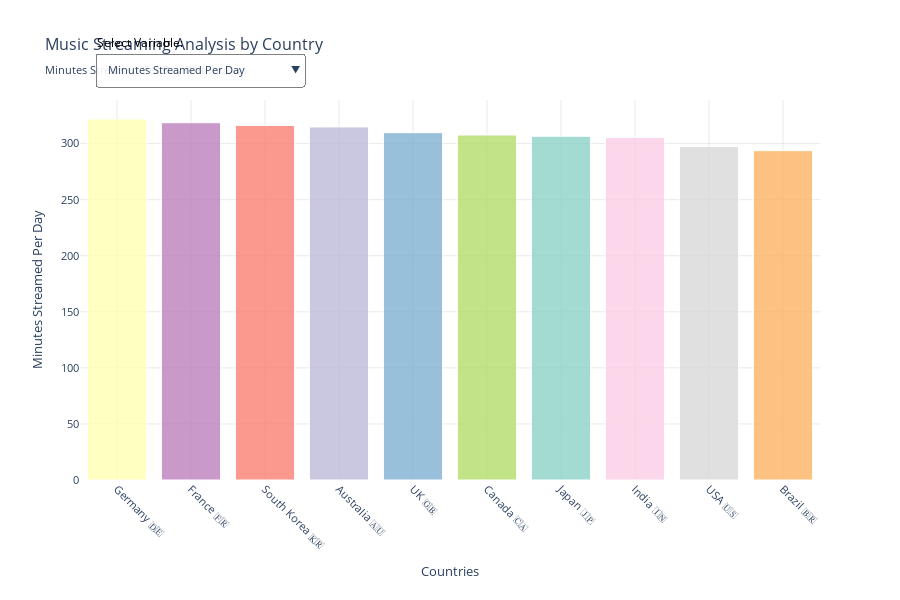

Notebook code for this chart:
### Code cell
# Interactive Country-based Analysis with Flags
print("=== INTERACTIVE COUNTRY ANALYSIS ===")

# Country flags dictionary
country_flags = {
    'Canada': '🇨🇦',
    'Australia': '🇦🇺',
    'Germany': '🇩🇪',
    'France': '🇫🇷',
    'Spain': '🇪🇸',
    'Italy': '🇮🇹',
    'Netherlands': '🇳🇱',
    'Sweden': '🇸🇪',
    'Norway': '🇳🇴',
    'Denmark': '🇩🇰',
    'Finland': '🇫🇮',
    'Brazil': '🇧🇷',
    'Mexico': '🇲🇽',
    'Argentina': '🇦🇷',
    'Japan': '🇯🇵',
    'South Korea': '🇰🇷',
    'India': '🇮🇳',
    'China': '🇨🇳',
    'Russia': '🇷🇺',
    'Poland': '🇵🇱',
    'Belgium': '🇧🇪',
    'Switzerland': '🇨🇭',
    'Austria': '🇦🇹',
    'Portugal': '🇵🇹',
    'Ireland': '🇮🇪',
    'New Zealand': '🇳🇿',
    'South Africa': '🇿🇦',
    'Chile': '🇨🇱',
    'Colombia': '🇨🇴',
    'Peru': '🇵🇪',
    'Turkey': '🇹🇷',
    'Greece': '🇬🇷',
    'Czech Republic': '🇨🇿',
    'Hungary': '🇭🇺',
    'Romania': '🇷🇴',
    'Thailand': '🇹🇭',
    'Vietnam': '🇻🇳',
    'Philippines': '🇵🇭',
    'Indonesia': '🇮🇩',
    'Malaysia': '🇲🇾',
    'Singapore': '🇸🇬',
    'Israel': '🇮🇱',
    'UAE': '🇦🇪',
    'Saudi Arabia': '🇸🇦',
    'Egypt': '🇪🇬',
    'Nigeria': '🇳🇬',
    'Kenya': '🇰🇪',
    'Morocco': '🇲🇦',
    'USA': '🇺🇸',
    'UK': '🇬🇧'
}

# Check if Country column exists
if 'Country' in df.columns:
    # Get all quantitative variables available in the dataset
    quantitative_vars = ['Minutes Streamed Per Day', 'Number of Songs Liked', 
                        'Discover Weekly Engagement (%)', 'Repeat Song Rate (%)']
    
    # Filter only variables that exist in the dataset
    available_vars = [var for var in quantitative_vars if var in df.columns]
    
    if available_vars:
        # Prepare data by country
        country_data = []
        countries = df['Country'].unique()
        
        # Define color palette for countries
        import plotly.colors as pc
        colors = pc.qualitative.Set3 + pc.qualitative.Pastel + pc.qualitative.Set1
        
        for i, country in enumerate(countries):
            country_subset = df[df['Country'] == country]
            if len(country_subset) > 0:
                # Get flag for country, default to 🌍 if not found
                flag = country_flags.get(country, '🌍')
                color = colors[i % len(colors)]
                
                # Calculate mean values for each quantitative variable
                country_stats = {
                    'Country': country,
                    'Flag': flag,
                    'Country_Flag': f"{country} {flag}",
                    'Color': color,
                    'Count': len(country_subset)
                }
                for var in available_vars:
                    country_stats[var] = country_subset[var].mean()
                
                country_data.append(country_stats)
        
        # Convert to DataFrame and sort by first variable descending
        country_df = pd.DataFrame(country_data)
        country_df = country_df.sort_values(available_vars[0], ascending=False)
        
        # Create interactive bar chart
        fig = go.Figure()
        
        # Add bar traces for each variable
        for i, var in enumerate(available_vars):
            # Sort data by current variable for better visualization
            sorted_df = country_df.sort_values(var, ascending=False)
            
            fig.add_trace(go.Bar(
                x=sorted_df['Country_Flag'],
                y=sorted_df[var],
                name=var,
                marker=dict(
                    color=sorted_df['Color'],
                    line=dict(color='white', width=1),
                    opacity=0.8
                ),
                visible=True if i == 0 else False,  # Only first variable visible initially
                hovertemplate='<b>%{x}</b><br>' +
                             f'{var}: %{{y:.1f}}<br>' +
                             'Sample Size: %{customdata}<br>' +
                             '<extra></extra>',
                customdata=sorted_df['Count']
            ))
        
        # Create dropdown buttons for variable selection
        buttons = []
        for i, var in enumerate(available_vars):
            # Create visibility array (only show the selected variable)
            visible_array = [False] * len(available_vars)
            visible_array[i] = True
            
            # Sort data by current variable for the button
            sorted_df = country_df.sort_values(var, ascending=False)
            
            buttons.append(dict(
                args=[{
                    "visible": visible_array,
                    "x": [sorted_df['Country_Flag']],
                    "y": [sorted_df[var]],
                    "customdata": [sorted_df['Count']]
                }],
                label=var,
                method="restyle"
            ))
        
        # Update layout
        fig.update_layout(
            title=dict(
                text=f"Music Streaming Analysis by Country<br><sub>{available_vars[0]} Distribution</sub>",
                font=dict(size=16)
            ),
            xaxis=dict(
                title="Countries",
                tickangle=45,
                gridcolor='lightgray',
                gridwidth=0.5
            ),
            yaxis=dict(
                title=available_vars[0],
                gridcolor='lightgray',
                gridwidth=0.5
            ),
            updatemenus=[
                dict(
                    buttons=buttons,
                    direction="down",
                    pad={"r": 10, "t": 10},
                    showactive=True,
                    x=0.02,
                    xanchor="left",
                    y=1.15,
                    yanchor="top",
                    bgcolor="rgba(255,255,255,0.9)",
                    bordercolor="gray",
                    borderwidth=1
                ),
            ],
            annotations=[
                dict(
                    text="Select Variable:",
                    showarrow=False,
                    x=0.02, y=1.18,
                    xref="paper", yref="paper",
                    align="left",
                    font=dict(size=12, color="black")
                )
            ],
            height=600,
            showlegend=False,
            plot_bgcolor='white',
            font=dict(size=11),
            margin=dict(b=120, l=80, r=80)  # Extra margins for country names and flags
        )
        
        fig.show()
        
        # Print summary statistics
        print(f"\n=== COUNTRY ANALYSIS SUMMARY ===")
        print(f"Total Countries: {len(country_df)}")
        print(f"Available Variables: {len(available_vars)} quantitative metrics")
        
        # Top 5 countries by first variable
        print(f"\n=== TOP 5 COUNTRIES BY {available_vars[0]} ===")
        top_countries = country_df.nlargest(5, available_vars[0])
        for idx, (_, row) in enumerate(top_countries.iterrows(), 1):
            print(f"{idx}. {row['Flag']} {row['Country']}: {row[available_vars[0]]:.1f}")
        
        # Countries with flags statistics
        countries_with_flags = sum(1 for country in countries if country in country_flags)
        print(f"\n=== FLAG STATISTICS ===")
        print(f"Countries with custom flags: {countries_with_flags}/{len(countries)}")
        print(f"Countries using default flag 🌍: {len(countries) - countries_with_flags}")
        
        # Variable statistics across countries
        print(f"\n=== VARIABLE RANGES ACROSS COUNTRIES ===")
        for var in available_vars:
            min_country = country_df.loc[country_df[var].idxmin()]
            max_country = country_df.loc[country_df[var].idxmax()]
            avg_val = country_df[var].mean()
            print(f"📊 {var}:")
            print(f"   Highest: {max_country['Flag']} {max_country['Country']} ({max_country[var]:.1f})")
            print(f"   Lowest: {min_country['Flag']} {min_country['Country']} ({min_country[var]:.1f})")
            print(f"   Average: {avg_val:.1f}")
            print()
    
    else:
        print("❌ No quantitative variables found for country analysis")
else:
    print("❌ 'Country' column not found in dataset")

### Figure 1 — Plotly figure (JSON) as saved in the notebook; plotly's stock layout.template omitted (floating-point values rounded to 4 significant figures)
{"data": [{"customdata": [471, 493, 516, 526, 516, 507, 491, 490, 482, 508], "hovertemplate": "<b>%{x}</b><br>Minutes Streamed Per Day: %{y:.1f}<br>Sample Size: %{customdata}<br><extra></extra>", "marker": {"color": ["rgb(255,255,179)", "rgb(188,128,189)", "rgb(251,128,114)", "rgb(190,186,218)", "rgb(128,177,211)", "rgb(179,222,105)", "rgb(141,211,199)", "rgb(252,205,229)", "rgb(217,217,217)", "rgb(253,180,98)"], "line": {"color": "white", "width": 1}, "opacity": 0.8}, "name": "Minutes Streamed Per Day", "type": "bar", "visible": true, "x": ["Germany 🇩🇪", "France 🇫🇷", "South Korea 🇰🇷", "Australia 🇦🇺", "UK 🇬🇧", "Canada 🇨🇦", "Japan 🇯🇵", "India 🇮🇳", "USA 🇺🇸", "Brazil 🇧🇷"], "y": [322.0, 318.6, 316.2, 314.9, 309.8, 307.7, 306.6, 305.5, 297.4, 293.7]}, {"customdata": [507, 493, 471, 491, 516, 526, 490, 482, 508, 516], "hovertemplate": "<b>%{x}</b><br>Number of Songs Liked: %{y:.1f}<br>Sample Size: %{customdata}<br><extra></extra>", "marker": {"color": ["rgb(179,222,105)", "rgb(188,128,189)", "rgb(255,255,179)", "rgb(141,211,199)", "rgb(128,177,211)", "rgb(190,186,218)", "rgb(252,205,229)", "rgb(217,217,217)", "rgb(253,180,98)", "rgb(251,128,114)"], "line": {"color": "white", "width": 1}, "opacity": 0.8}, "name": "Number of Songs Liked", "type": "bar", "visible": false, "x": ["Canada 🇨🇦", "France 🇫🇷", "Germany 🇩🇪", "Japan 🇯🇵", "UK 🇬🇧", "Australia 🇦🇺", "India 🇮🇳", "USA 🇺🇸", "Brazil 🇧🇷", "South Korea 🇰🇷"], "y": [265.1, 261.2, 260.1, 259.5, 251.4, 249.0, 248.8, 247.9, 246.6, 246.3]}, {"customdata": [526, 490, 482, 471, 491, 516, 493, 508, 507, 516], "hovertemplate": "<b>%{x}</b><br>Discover Weekly Engagement (%): %{y:.1f}<br>Sample Size: %{customdata}<br><extra></extra>", "marker": {"color": ["rgb(190,186,218)", "rgb(252,205,229)", "rgb(217,217,217)", "rgb(255,255,179)", "rgb(141,211,199)", "rgb(251,128,114)", "rgb(188,128,189)", "rgb(253,180,98)", "rgb(179,222,105)", "rgb(128,177,211)"], "line": {"color": "white", "width": 1}, "opacity": 0.8}, "name": "Discover Weekly Engagement (%)", "type": "bar", "visible": false, "x": ["Australia 🇦🇺", "India 🇮🇳", "USA 🇺🇸", "Germany 🇩🇪", "Japan 🇯🇵", "South Korea 🇰🇷", "France 🇫🇷", "Brazil 🇧🇷", "Canada 🇨🇦", "UK 🇬🇧"], "y": [51.45, 51.43, 50.87, 50.64, 50.43, 50.3, 50.27, 49.77, 49.29, 48.58]}, {"customdata": [508, 516, 490, 493, 526, 482, 516, 507, 491, 471], "hovertemplate": "<b>%{x}</b><br>Repeat Song Rate (%): %{y:.1f}<br>Sample Size: %{customdata}<br><extra></extra>", "marker": {"color": ["rgb(253,180,98)", "rgb(128,177,211)", "rgb(252,205,229)", "rgb(188,128,189)", "rgb(190,186,218)", "rgb(217,217,217)", "rgb(251,128,114)", "rgb(179,222,105)", "rgb(141,211,199)", "rgb(255,255,179)"], "line": {"color": "white", "width": 1}, "opacity": 0.8}, "name": "Repeat Song Rate (%)", "type": "bar", "visible": false, "x": ["Brazil 🇧🇷", "UK 🇬🇧", "India 🇮🇳", "France 🇫🇷", "Australia 🇦🇺", "USA 🇺🇸", "South Korea 🇰🇷", "Canada 🇨🇦", "Japan 🇯🇵", "Germany 🇩🇪"], "y": [43.72, 43.64, 43.41, 42.42, 42.2, 42.1, 41.94, 41.68, 41.58, 41.12]}], "layout": {"annotations": [{"align": "left", "font": {"color": "black", "size": 12}, "showarrow": false, "text": "Select Variable:", "x": 0.02, "xref": "paper", "y": 1.18, "yref": "paper"}], "font": {"size": 11}, "height": 600, "margin": {"b": 120, "l": 80, "r": 80}, "plot_bgcolor": "white", "showlegend": false, "title": {"font": {"size": 16}, "text": "Music Streaming Analysis by Country<br><sub>Minutes Streamed Per Day Distribution</sub>"}, "updatemenus": [{"bgcolor": "rgba(255,255,255,0.9)", "bordercolor": "gray", "borderwidth": 1, "buttons": [{"args": [{"customdata": [[471, 493, 516, 526, 516, 507, 491, 490, 482, 508]], "visible": [true, false, false, false], "x": [["Germany 🇩🇪", "France 🇫🇷", "South Korea 🇰🇷", "Australia 🇦🇺", "UK 🇬🇧", "Canada 🇨🇦", "Japan 🇯🇵", "India 🇮🇳", "USA 🇺🇸", "Brazil 🇧🇷"]], "y": [[322.0, 318.6, 316.2, 314.9, 309.8, 307.7, 306.6, 305.5, 297.4, 293.7]]}], "label": "Minutes Streamed Per Day", "method": "restyle"}, {"args": [{"customdata": [[507, 493, 471, 491, 516, 526, 490, 482, 508, 516]], "visible": [false, true, false, false], "x": [["Canada 🇨🇦", "France 🇫🇷", "Germany 🇩🇪", "Japan 🇯🇵", "UK 🇬🇧", "Australia 🇦🇺", "India 🇮🇳", "USA 🇺🇸", "Brazil 🇧🇷", "South Korea 🇰🇷"]], "y": [[265.1, 261.2, 260.1, 259.5, 251.4, 249.0, 248.8, 247.9, 246.6, 246.3]]}], "label": "Number of Songs Liked", "method": "restyle"}, {"args": [{"customdata": [[526, 490, 482, 471, 491, 516, 493, 508, 507, 516]], "visible": [false, false, true, false], "x": [["Australia 🇦🇺", "India 🇮🇳", "USA 🇺🇸", "Germany 🇩🇪", "Japan 🇯🇵", "South Korea 🇰🇷", "France 🇫🇷", "Brazil 🇧🇷", "Canada 🇨🇦", "UK 🇬🇧"]], "y": [[51.45, 51.43, 50.87, 50.64, 50.43, 50.3, 50.27, 49.77, 49.29, 48.58]]}], "label": "Discover Weekly Engagement (%)", "method": "restyle"}, {"args": [{"customdata": [[508, 516, 490, 493, 526, 482, 516, 507, 491, 471]], "visible": [false, false, false, true], "x": [["Brazil 🇧🇷", "UK 🇬🇧", "India 🇮🇳", "France 🇫🇷", "Australia 🇦🇺", "USA 🇺🇸", "South Korea 🇰🇷", "Canada 🇨🇦", "Japan 🇯🇵", "Germany 🇩🇪"]], "y": [[43.72, 43.64, 43.41, 42.42, 42.2, 42.1, 41.94, 41.68, 41.58, 41.12]]}], "label": "Repeat Song Rate (%)", "method": "restyle"}], "direction": "down", "pad": {"r": 10, "t": 10}, "showactive": true, "x": 0.02, "xanchor": "left", "y": 1.15, "yanchor": "top"}], "xaxis": {"gridcolor": "lightgray", "gridwidth": 0.5, "tickangle": 45, "title": {"text": "Countries"}}, "yaxis": {"gridcolor": "lightgray", "gridwidth": 0.5, "title": {"text": "Minutes Streamed Per Day"}}}}
